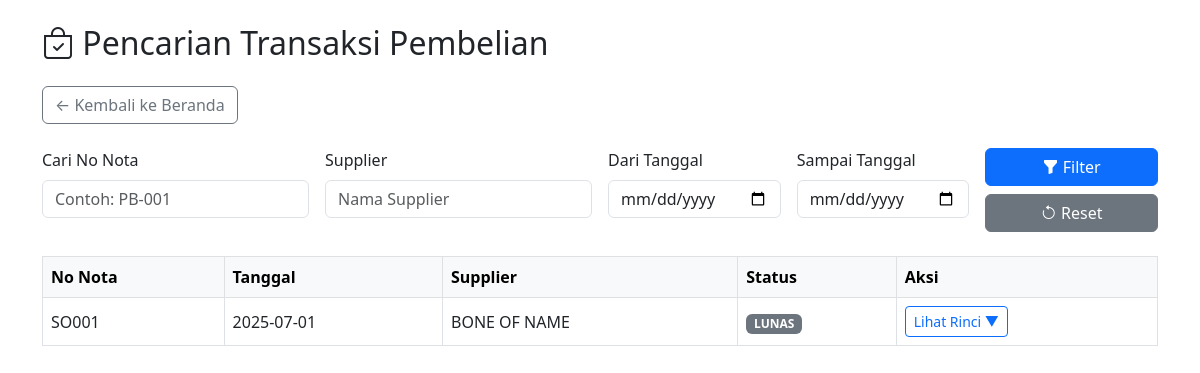
Screenshot of /cari_pembelian with the database file from the repository.
### tables this page shows
CREATE TABLE Pembelian (
    no_nota TEXT PRIMARY KEY,
    tanggal TEXT,
    nama_supplier TEXT,
    status_pembayaran TEXT
);

### app.py (the view)
@app.route('/cari_pembelian', methods=['GET', 'POST'])
def cari_pembelian():
    start_date = request.values.get('start_date')
    end_date = request.values.get('end_date')
    no_nota = request.values.get('no_nota')
    supplier = request.values.get('supplier')
    query = "SELECT * FROM Pembelian WHERE 1=1"
    params = []
    if no_nota:
        query += " AND no_nota LIKE ?"
        params.append(f"%{no_nota}%")
    if supplier:
        query += " AND nama_supplier LIKE ?"
        params.append(f"%{supplier}%")
    if start_date and end_date:
        query += " AND DATE(tanggal) BETWEEN DATE(?) AND DATE(?)"
        params.extend([start_date, end_date])
    query += " ORDER BY tanggal DESC"
    pembelian = db.eksekusi_select(query, tuple(params))
    return render_template("cari_pembelian.html", data=pembelian,
                           start_date=start_date, end_date=end_date,
                           no_nota=no_nota, supplier=supplier)

### models.py (called while the page is built)
    def eksekusi_select(self, query, params=()):
            cur = self.conn.cursor()
            cur.execute(query, params)
            return cur.fetchall()

### templates/cari_pembelian.html (shortened to what this page needs)
<!DOCTYPE html>
<html>
<head>
    <link href="https://cdn.jsdelivr.net/npm/bootstrap@5.3.0/dist/css/bootstrap.min.css" rel="stylesheet">
    <link href="https://cdn.jsdelivr.net/npm/bootstrap-icons@1.10.5/font/bootstrap-icons.css" rel="stylesheet">
</head>
<body class="container mt-4">
    <h2 class="mb-4"><i class="bi bi-bag-check"></i> Pencarian Transaksi Pembelian</h2>
    <div class="mb-4">
        <a href="/" class="btn btn-outline-secondary">
            ← Kembali ke Beranda
        </a>
    </div>
    <form method="POST" class="row g-3 mb-4">
        <div class="col-md-3">
            <label class="form-label">Cari No Nota</label>
            <input type="text" name="no_nota" class="form-control" placeholder="Contoh: PB-001" value="{{ no_nota or '' }}">
        </div>
        <div class="col-md-3">
            <label class="form-label">Supplier</label>
            <input type="text" name="supplier" class="form-control" placeholder="Nama Supplier" value="{{ nama_supplier or '' }}">
        </div>
        <div class="col-md-2">
            <label class="form-label">Dari Tanggal</label>
            <input type="date" name="start_date" class="form-control" value="{{ start_date or '' }}">
        </div>
        <div class="col-md-2">
            <label class="form-label">Sampai Tanggal</label>
            <input type="date" name="end_date" class="form-control" value="{{ end_date or '' }}">
        </div>
        <div class="col-md-2 align-self-end">
            <button type="submit" class="btn btn-primary w-100"><i class="bi bi-funnel-fill"></i> Filter</button>
            <a href="/cari_pembelian" class="btn btn-secondary mt-2 w-100"><i class="bi bi-arrow-counterclockwise"></i> Reset</a>
        </div>
    </form>
    <div class="table-responsive">
    <table class="table table-bordered table-hover align-middle">
        <thead class="table-light">
            <tr>
                <th>No Nota</th>
                <th>Tanggal</th>
                <th>Supplier</th>
                <th>Status</th>
                <th>Aksi</th>
            </tr>
        </thead>
        <tbody>
            {% for row in data %}
            <tr>
                <td>{{ row[0] }}</td>
                <td>{{ row[1] }}</td>
                <td>{{ row[2] }}</td>
                <td>
                    {% if row[3] == 'Lunas' %}
                        <span class="badge bg-success">Lunas</span>
                    {% elif row[3] == 'Belum' %}
                        <span class="badge bg-warning text-dark">Belum</span>
                    {% else %}
                        <span class="badge bg-secondary">{{ row[3] }}</span>
                    {% endif %}
                </td>
                <td>
                    <button class="btn btn-sm btn-outline-primary btn-toggle" onclick="toggleDetail('{{ row[0] }}')">Lihat Rinci</button>
                </td>
            </tr>
            {% endfor %}
        </tbody>
    </table>
    </div>
</body>
</html>

### templates/cari_pembelian.html (style rules this page uses)
.btn-toggle::after { content: " ▼"; }

### rows the page displays
Pembelian: no_nota "SO001", tanggal "2025-07-01", nama_supplier "BONE OF NAME", status_pembayaran "LUNAS"
